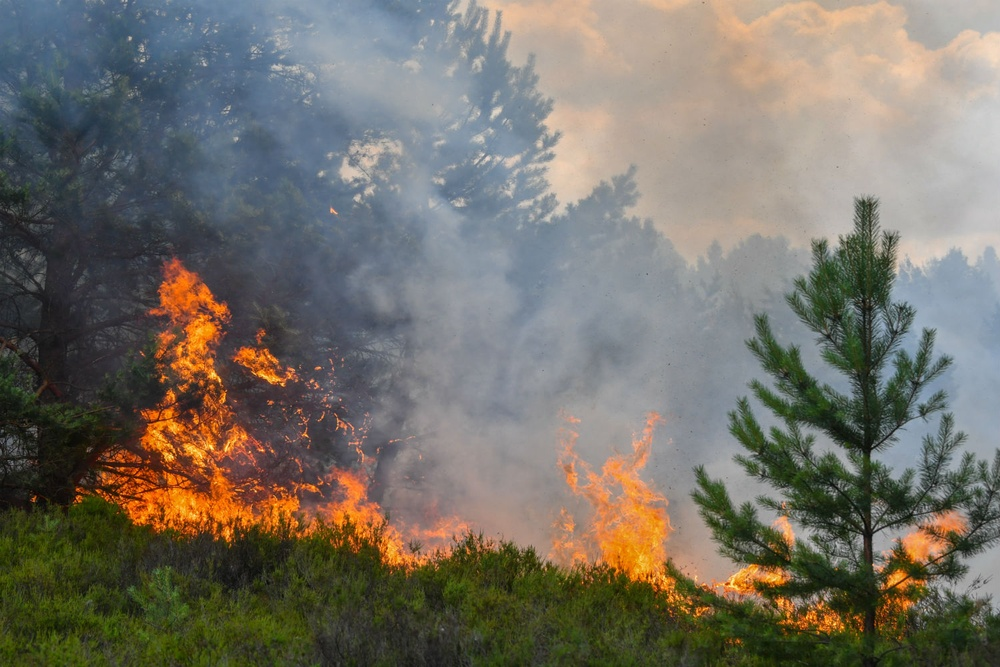
#> input picture ml_cv_components/ff_6.jpg, 1000 x 667 px, shrunk from 1500 x 1000 before the run
$ jupyter execute Untitled1.ipynb
#> lines starting #> are read from the running program, lines starting #| are printed output that depends on the picture
[cell 1]
import matplotlib.pyplot as plt
from sklearn.cluster import KMeans
import cv2
import numpy as np

[cell 2]
pic = cv2.imread('ff_6.jpg')  # dividing by 255 to bring the pixel values between 0 and 1
#> pic is the input picture: shape (667, 1000, 3); mean B, G, R 102.8, 112.6, 117.1
print(pic.shape)
#| (667, 1000, 3)
plt.figure(figsize=(7,7))
plt.imshow(pic)

[cell 3]
img=cv2.cvtColor(pic,cv2.COLOR_BGR2RGB)

[cell 4]
pic_n = img.reshape(img.shape[0]*img.shape[1], img.shape[2])
pic_n = np.float32(pic_n)

[cell 5]
criteria = (cv2.TERM_CRITERIA_EPS + cv2.TERM_CRITERIA_MAX_ITER, 10, 1.0)
K = 4
attempts=10
ret,label,center=cv2.kmeans(pic_n,K,None,criteria,attempts,cv2.KMEANS_PP_CENTERS)
#> ret = 866717933.6; center = [[164.2, 160.3, 158.1], [54.4, 55.31, 34.53], [93.48, 103.8, 114], [205.4, 115.3, 45.71]]

[cell 6]
center = np.uint8(center)
#> center = [[164, 160, 158], [54, 55, 34], [93, 103, 113], [205, 115, 45]]
res = center[label.flatten()]
result_image = res.reshape((img.shape))
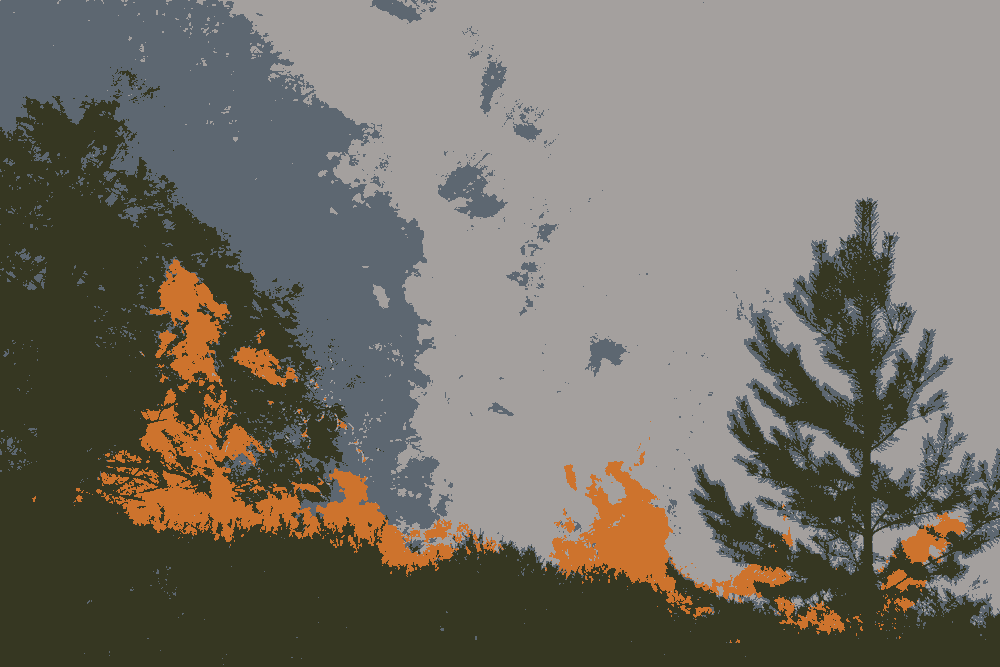
#> result_image: shape (667, 1000, 3); mean R, G, B 116.8, 112.2, 102.3
# plt.imshow(cluster_pic)

[cell 7]
f, pos = plt.subplots(1, 2, figsize=(30,30))
# plt.figure(figsize=(10,10))
pos[0].imshow(pic)
pos[0].set_title("Before")
pos[0].axis('off')

pos[1].imshow(result_image)
pos[1].set_title("After")
pos[1].axis('off')

plt.show()
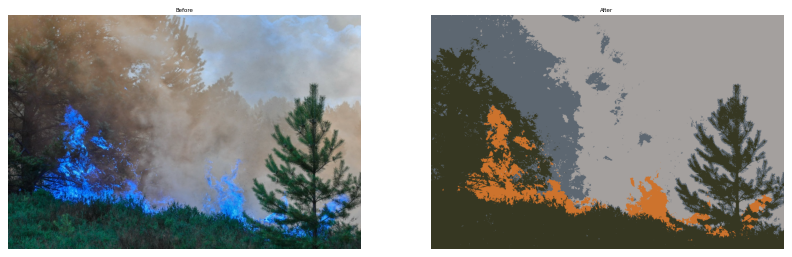
#> figure drawn by matplotlib, 2 panels; B, G, R data is drawn as R, G, B

[cell 8]
p1=plt.imread('ff_4.jpg')
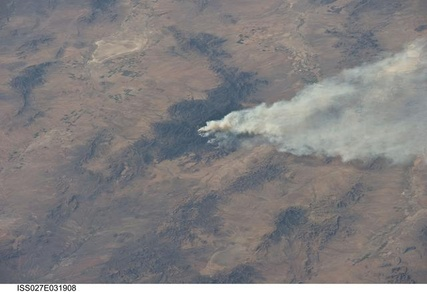
#> input picture ml_cv_components/ff_4.jpg, 427 x 292 px, shrunk from 640 x 438 before the run
#> p1 is the input picture: shape (292, 427, 3); mean R, G, B 128.6, 126.2, 127

[cell 9]
blur = cv2.GaussianBlur(p1,(5,5),0)
